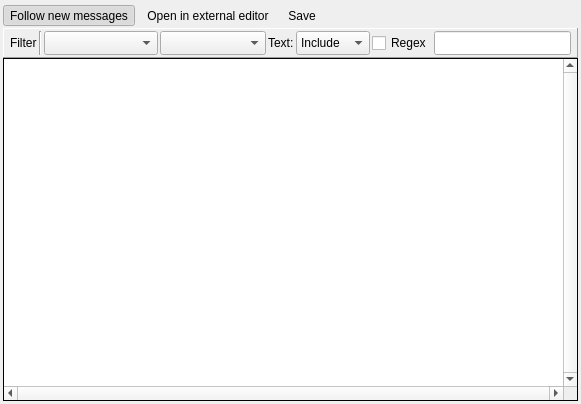
<?xml version="1.0" encoding="UTF-8"?>
<ui version="4.0">
 <class>LogView</class>
 <widget class="QFrame" name="LogView">
  <property name="geometry">
   <rect>
    <x>0</x>
    <y>0</y>
    <width>581</width>
    <height>404</height>
   </rect>
  </property>
  <property name="windowTitle">
   <string>Diagnostic Log</string>
  </property>
  <layout class="QVBoxLayout" name="verticalLayout">
   <property name="spacing">
    <number>0</number>
   </property>
   <property name="leftMargin">
    <number>3</number>
   </property>
   <property name="topMargin">
    <number>3</number>
   </property>
   <property name="rightMargin">
    <number>3</number>
   </property>
   <property name="bottomMargin">
    <number>3</number>
   </property>
   <item>
    <layout class="QHBoxLayout" name="horizontalLayout">
     <property name="spacing">
      <number>5</number>
     </property>
     <property name="leftMargin">
      <number>0</number>
     </property>
     <property name="topMargin">
      <number>2</number>
     </property>
     <property name="rightMargin">
      <number>6</number>
     </property>
     <property name="bottomMargin">
      <number>2</number>
     </property>
     <item>
      <widget class="QToolButton" name="followNew">
       <property name="text">
        <string>Follow new messages</string>
       </property>
       <property name="icon">
        <iconset resource="../Resources/resources.qrc">
         <normaloff>:/arrow_refresh.png</normaloff>:/arrow_refresh.png</iconset>
       </property>
       <property name="checkable">
        <bool>true</bool>
       </property>
       <property name="checked">
        <bool>true</bool>
       </property>
       <property name="toolButtonStyle">
        <enum>Qt::ToolButtonTextBesideIcon</enum>
       </property>
       <property name="autoRaise">
        <bool>true</bool>
       </property>
      </widget>
     </item>
     <item>
      <widget class="QToolButton" name="openExternal">
       <property name="text">
        <string>Open in external editor</string>
       </property>
       <property name="icon">
        <iconset resource="../Resources/resources.qrc">
         <normaloff>:/action_hover.png</normaloff>:/action_hover.png</iconset>
       </property>
       <property name="toolButtonStyle">
        <enum>Qt::ToolButtonTextBesideIcon</enum>
       </property>
       <property name="autoRaise">
        <bool>true</bool>
       </property>
      </widget>
     </item>
     <item>
      <widget class="QToolButton" name="save">
       <property name="text">
        <string>Save</string>
       </property>
       <property name="icon">
        <iconset resource="../Resources/resources.qrc">
         <normaloff>:/save.png</normaloff>:/save.png</iconset>
       </property>
       <property name="toolButtonStyle">
        <enum>Qt::ToolButtonTextBesideIcon</enum>
       </property>
       <property name="autoRaise">
        <bool>true</bool>
       </property>
      </widget>
     </item>
     <item>
      <spacer name="horizontalSpacer">
       <property name="orientation">
        <enum>Qt::Horizontal</enum>
       </property>
       <property name="sizeHint" stdset="0">
        <size>
         <width>40</width>
         <height>20</height>
        </size>
       </property>
      </spacer>
     </item>
    </layout>
   </item>
   <item>
    <layout class="QHBoxLayout" name="horizontalLayout_3">
     <item>
      <widget class="QFrame" name="frame_2">
       <property name="toolTipDuration">
        <number>5</number>
       </property>
       <property name="frameShape">
        <enum>QFrame::Panel</enum>
       </property>
       <property name="frameShadow">
        <enum>QFrame::Raised</enum>
       </property>
       <layout class="QHBoxLayout" name="horizontalLayout_4">
        <property name="spacing">
         <number>2</number>
        </property>
        <property name="leftMargin">
         <number>6</number>
        </property>
        <property name="topMargin">
         <number>2</number>
        </property>
        <property name="rightMargin">
         <number>6</number>
        </property>
        <property name="bottomMargin">
         <number>2</number>
        </property>
        <item>
         <widget class="QLabel" name="label">
          <property name="text">
           <string>Filter</string>
          </property>
         </widget>
        </item>
        <item>
         <widget class="Line" name="line">
          <property name="orientation">
           <enum>Qt::Vertical</enum>
          </property>
         </widget>
        </item>
        <item>
         <widget class="QComboBox" name="pidFilter">
          <property name="sizePolicy">
           <sizepolicy hsizetype="Preferred" vsizetype="Preferred">
            <horstretch>0</horstretch>
            <verstretch>0</verstretch>
           </sizepolicy>
          </property>
          <property name="sizeAdjustPolicy">
           <enum>QComboBox::AdjustToMinimumContentsLengthWithIcon</enum>
          </property>
          <property name="minimumContentsLength">
           <number>8</number>
          </property>
         </widget>
        </item>
        <item>
         <widget class="QComboBox" name="typeFilter">
          <property name="sizePolicy">
           <sizepolicy hsizetype="Preferred" vsizetype="Preferred">
            <horstretch>0</horstretch>
            <verstretch>0</verstretch>
           </sizepolicy>
          </property>
          <property name="maxVisibleItems">
           <number>5</number>
          </property>
          <property name="sizeAdjustPolicy">
           <enum>QComboBox::AdjustToMinimumContentsLengthWithIcon</enum>
          </property>
          <property name="minimumContentsLength">
           <number>7</number>
          </property>
         </widget>
        </item>
        <item>
         <widget class="QLabel" name="label_3">
          <property name="text">
           <string>Text:</string>
          </property>
         </widget>
        </item>
        <item>
         <widget class="QComboBox" name="textFilterMeaning">
          <property name="sizePolicy">
           <sizepolicy hsizetype="Preferred" vsizetype="Preferred">
            <horstretch>0</horstretch>
            <verstretch>0</verstretch>
           </sizepolicy>
          </property>
          <property name="maxVisibleItems">
           <number>2</number>
          </property>
          <property name="insertPolicy">
           <enum>QComboBox::NoInsert</enum>
          </property>
          <item>
           <property name="text">
            <string>Include</string>
           </property>
          </item>
          <item>
           <property name="text">
            <string>Exclude</string>
           </property>
          </item>
         </widget>
        </item>
        <item>
         <widget class="QCheckBox" name="regexpFilter">
          <property name="text">
           <string>Regex</string>
          </property>
         </widget>
        </item>
        <item>
         <widget class="QLineEdit" name="textFilter">
          <property name="sizePolicy">
           <sizepolicy hsizetype="Expanding" vsizetype="Preferred">
            <horstretch>0</horstretch>
            <verstretch>0</verstretch>
           </sizepolicy>
          </property>
         </widget>
        </item>
       </layout>
      </widget>
     </item>
    </layout>
   </item>
   <item>
    <widget class="RDTreeView" name="messages">
     <property name="frameShape">
      <enum>QFrame::Panel</enum>
     </property>
     <property name="frameShadow">
      <enum>QFrame::Plain</enum>
     </property>
     <property name="verticalScrollBarPolicy">
      <enum>Qt::ScrollBarAlwaysOn</enum>
     </property>
     <property name="horizontalScrollBarPolicy">
      <enum>Qt::ScrollBarAlwaysOn</enum>
     </property>
     <property name="editTriggers">
      <set>QAbstractItemView::NoEditTriggers</set>
     </property>
     <property name="alternatingRowColors">
      <bool>true</bool>
     </property>
     <property name="selectionMode">
      <enum>QAbstractItemView::ContiguousSelection</enum>
     </property>
     <property name="selectionBehavior">
      <enum>QAbstractItemView::SelectRows</enum>
     </property>
     <property name="verticalScrollMode">
      <enum>QAbstractItemView::ScrollPerPixel</enum>
     </property>
     <property name="horizontalScrollMode">
      <enum>QAbstractItemView::ScrollPerPixel</enum>
     </property>
     <property name="indentation">
      <number>0</number>
     </property>
     <property name="rootIsDecorated">
      <bool>false</bool>
     </property>
     <property name="uniformRowHeights">
      <bool>true</bool>
     </property>
     <property name="itemsExpandable">
      <bool>false</bool>
     </property>
     <property name="wordWrap">
      <bool>true</bool>
     </property>
    </widget>
   </item>
  </layout>
 </widget>
 <customwidgets>
  <customwidget>
   <class>RDTreeView</class>
   <extends>QTreeView</extends>
   <header>Widgets/Extended/RDTreeView.h</header>
  </customwidget>
 </customwidgets>
 <resources>
  <include location="../Resources/resources.qrc"/>
 </resources>
 <connections/>
</ui>
